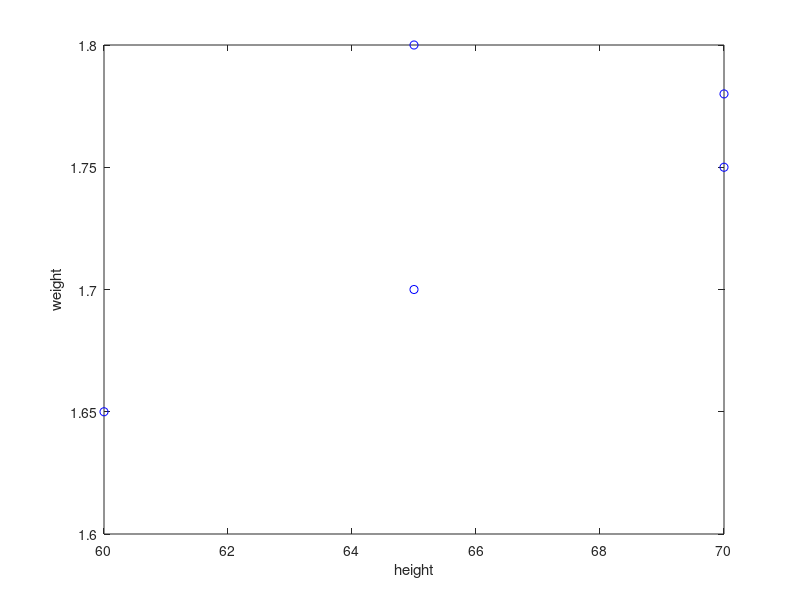

Write the MATLAB code that produced this figure.
%test2.m
%任务2
clc;
clear;
close all;
data=[65 70 60 65 70; 1.7 1.75 1.65 1.80 1.78 ];
plot(data(1,:),data(2,:),'bo');
xlabel('height');ylabel('weight');
disp('(1)找到5位同学中身高最矮的那位同学的编号：');
height_data=data(2,:);%将身高数据提取出来
height_data_min=min(height_data);%求出身高最小值；
s=1;%假设身高最矮的同学的编号是
for i=1:length(height_data)%循环查找身高最矮的同学的编号
    if(find(height_data_min==height_data(i)))
        break;
    end
    s=s+1;
end
weight_data_min=data(1,s);%将身高最矮的同学的体重求出来
student_avg=[weight_data_min height_data_min];%将那位学生的数据保存到student_avg中
avg=mean(data');%将平均值数据保存到avg中
fprintf("身高最矮的那位同学的编号为：%d；\n他的体重为：%0.3fkg\n他的身高为：%0.3fm\n",s,student_avg(1),student_avg(2));
fprintf("体重平均值为：%0.3fkg\n身高平均值为：%0.3fm\n",avg(1),avg(2));
disp('press any button to continue:');
pause

disp('(2)计算该同学与均值数据之间的欧式距离：');
% % avg
% % student_avg
temp=student_avg'-avg';%计算 Xi-Xj 得到一个列向量
euclid=temp'*temp;  
fprintf('欧式距离为：%0.4f\n',euclid);
disp('press any button to continue:');
pause

temp=student_avg'-avg';%计算 Xi-Xj 得到一个列向量
disp('(3)计算该同学与均值数据之间的马氏距离：');
X=1/2*(student_avg'+avg');%对两个样本进行求平均值操作
S1=(student_avg'-X)*(student_avg'-X)';%类似求两个样本到它们平均值之间的欧式距离
S2=(avg'-X)*(avg'-X)';%类似求两个样本到它们平均值之间的欧式距离
S=S1+S2;%两个欧式距离进行求平均值
mahalanobis=temp'*(S^-1)*temp;%求得马氏距离
fprintf('该同学与均值数据之间的马氏距离为：%0.2f\n',mahalanobis);
disp('press any button to continue:');
pause

disp('(4)计算该同学与均值数据之间的夹角余弦距离：');
% % avg
% % student_avg
Xi=student_avg;%样品
Xj=avg';%均值数据
%欧式距离
xi=Xi(1)^2+Xi(2)^2;
xj=Xj(1)^2+Xj(2)^2;
xi_i=sqrt(Xi(1)^2+Xi(2)^2);
xj_j=sqrt(Xj(1)^2+Xj(2)^2);
%计算夹角余弦距离
anglecos=(Xi*Xj)/(xi_i*xj_j);
fprintf('(该同学与均值数据之间的夹角余弦距离：%0.2f\n',anglecos);
disp('press any button to end!');
pause
